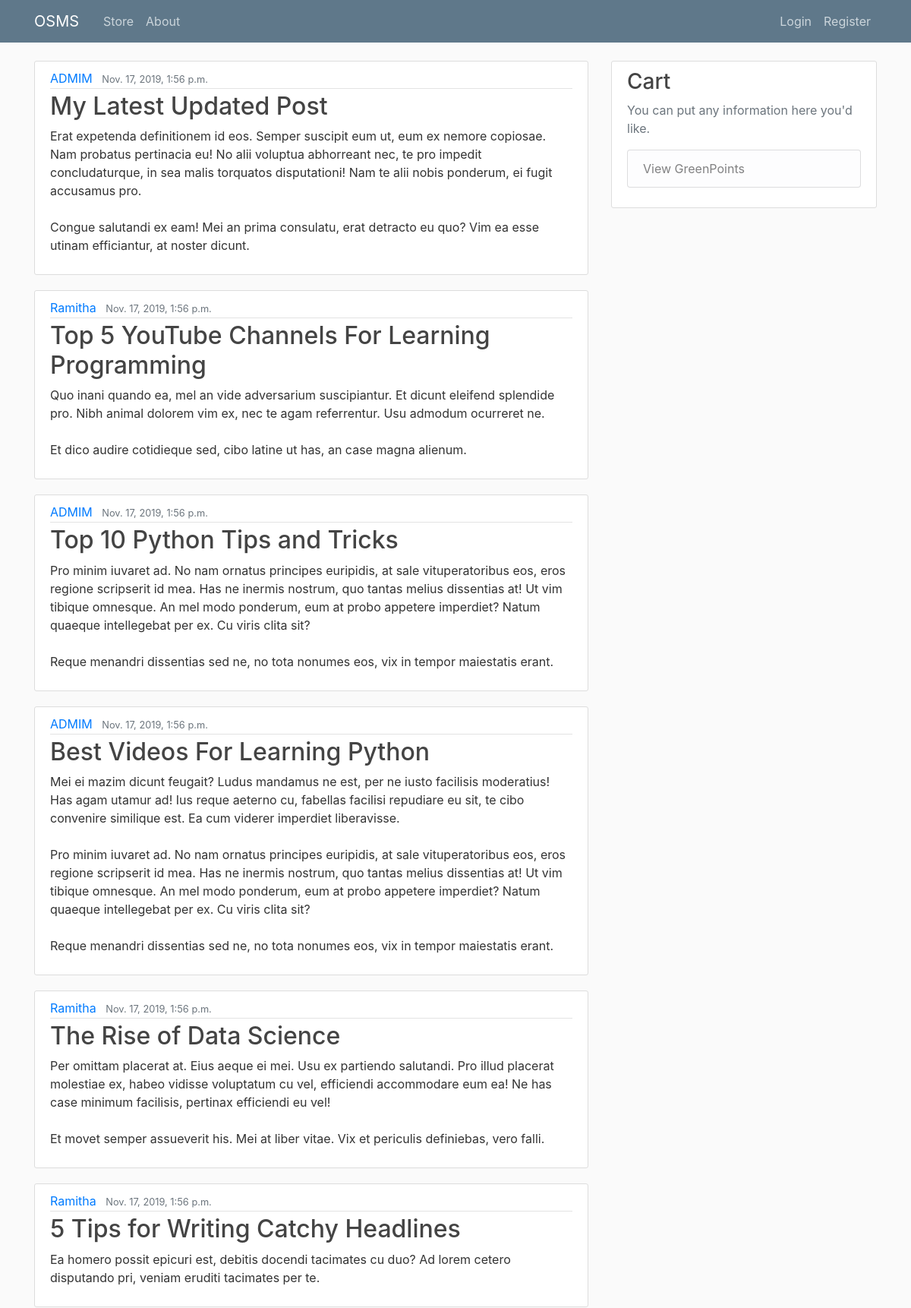
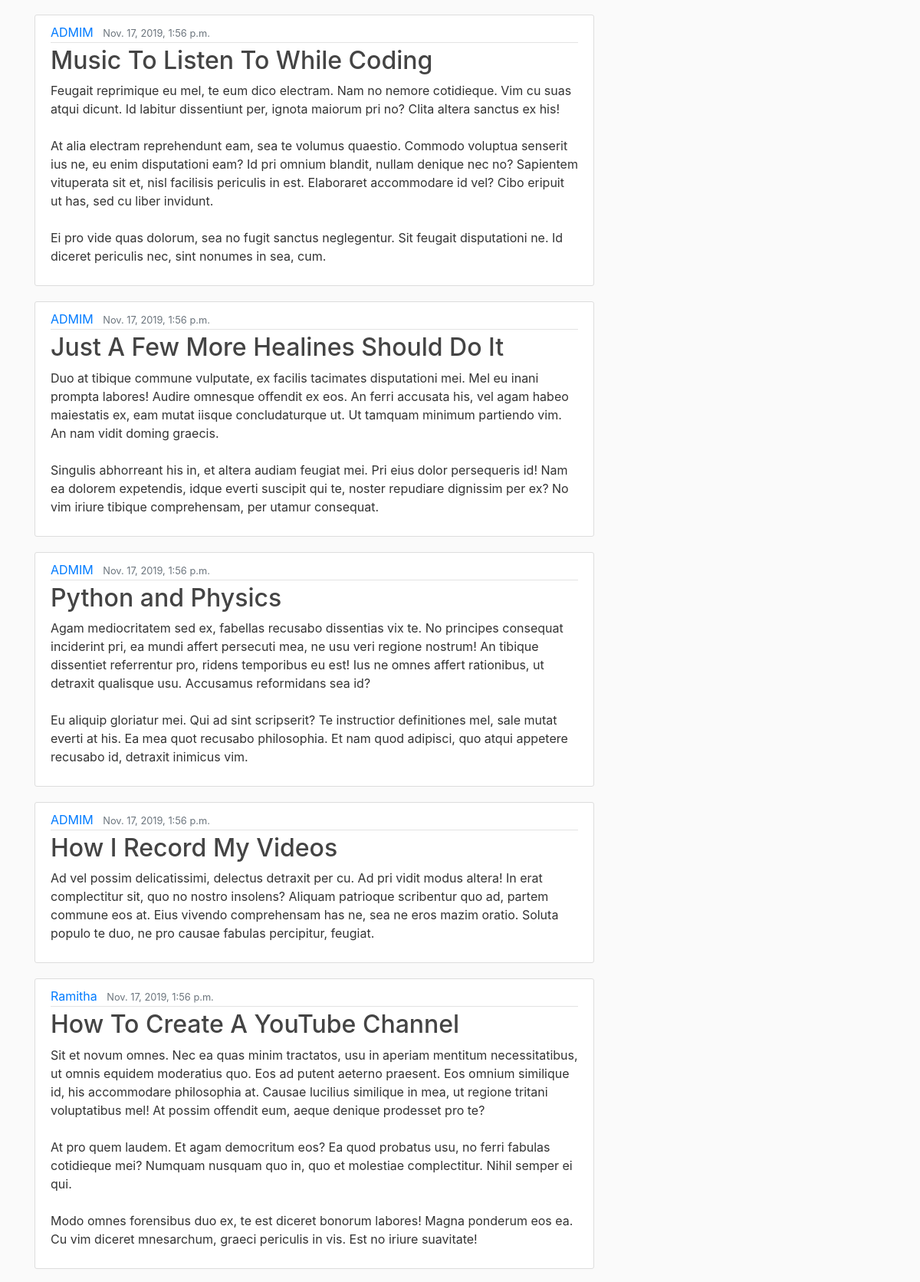
Screenshot of /blog/ (upper part) with the database file from the repository (2 pictures, top to bottom).
### blog/models.py (models this page shows, shortened)
class Post(models.Model):
    title=models.CharField(max_length=100)
    content =models.TextField()
    date_posted=models.DateTimeField(default=timezone.now)
    author=models.ForeignKey(User,on_delete=models.CASCADE)

### blog/views.py (the view)
# urls.py: path('', PostListView.as_view(), name='blog-home'),
class PostListView(ListView):
    model = Post
    template_name = 'blog/home.html'  # <app>/<model>_<viewtype>.html
    context_object_name = 'posts'
    ordering = ['-date_posted']

### blog/templates/blog/home.html
{%extends "blog/base.html"%}
{%block content%}
       {%for post in posts %}
            <article class="media content-section">
                    <div class="media-body">
                    <div class="article-metadata">
                        <a class="mr-2" href="#">{{ post.author }}</a>
                        <small class="text-muted">{{ post.date_posted }}</small>
                    </div>
                    <h2><a class="article-title" href="{% url 'post-detail' post.id %}">{{ post.title }}</a></h2>
                    <p class="article-content">{{ post.content }}</p>
                    </div>
                </article>
       {%endfor%}
{%endblock content%}

### blog/templates/blog/base.html (shortened to what this page needs)
{% load static %}
<!DOCTYPE html>
<html>
<head>
     <link rel="stylesheet" href="https://stackpath.bootstrapcdn.com/bootstrap/4.3.1/css/bootstrap.min.css">
     <link rel="stylesheet" type="text/css" href="{% static 'blog/main.css' %}">
</head>
<body>
<header class="site-header">
        <nav class="navbar navbar-expand-md navbar-dark bg-steel fixed-top">
          <div class="container">
            <a class="navbar-brand mr-4" href="/">OSMS</a>
            <div class="collapse navbar-collapse" id="navbarToggle">
              <div class="navbar-nav mr-auto">
                <a class="nav-item nav-link" href="{% url 'inventory-details' %}">Store</a>
                <a class="nav-item nav-link" href="{% url 'blog-about' %}">About</a>
              </div>
              <div class="navbar-nav">
                {% if user.is_authenticated %}
                <a class="nav-item nav-link" href="{% url 'logout' %}">Log out</a>
                <a class="nav-item nav-link" href="{% url 'profile' %}">profile</a>
                {%else%}
                <a class="nav-item nav-link" href="{% url 'login' %}">Login</a>
                <a class="nav-item nav-link" href="{% url 'register' %}">Register</a>
                {% endif %}
              </div>
            </div>
          </div>
        </nav>
      </header>
              <main role="main" class="container">
                    <div class="row">
                      <div class="col-md-8">
                        {% block content %}{% endblock %}
                      </div>
                      <div class="col-md-4">
                        <div class="content-section">
                          <h3>Cart</h3>
                          <p class='text-muted'>You can put any information here you'd like.
                            <ul class="list-group">
                              <li class="list-group-item list-group-item-light">View GreenPoints</li>
                            </ul>
                          </p>
                        </div>
                      </div>
                    </div>
                  </main>
</body>
</html>

### blog/static/blog/main.css (style rules this page uses)
body { background: #fafafa; color: #333333; margin-top: 5rem; }
h1, h2, h3, h4, h5, h6 { color: #444444; }
ul { margin: 0; }
.bg-steel { background-color: #5f788a; }
.site-header .navbar-nav .nav-link { color: #cbd5db; }
.content-section { background: #ffffff; padding: 10px 20px; border: 1px solid #dddddd; border-radius: 3px; margin-bottom: 20px; }
.article-title { color: #444444; }
.article-content { white-space: pre-line; }
.article-metadata { padding-bottom: 1px; margin-bottom: 4px; border-bottom: 1px solid #e3e3e3 }

### rows the page displays
Post: author "ADMIM", date_posted "Nov. 17, 2019, 1:56 p.m.", title "My Latest Updated Post", content "Erat expetenda definitionem id eos. Semper suscipit eum ut, eum ex nemore copiosae. Nam probatus pertinacia eu! No alii voluptua abhorreant nec, te pro impedit concludaturque, in sea malis torquatos disputationi! Nam te alii nobis ponderum, ei fugit accusamus pro. Congue salutandi ex eam! Mei an prima consulatu, erat detracto eu quo? Vim ea esse utinam efficiantur, at noster dicunt."
Post: author "Ramitha", date_posted "Nov. 17, 2019, 1:56 p.m.", title "Top 5 YouTube Channels For Learning Programming", content "Quo inani quando ea, mel an vide adversarium suscipiantur. Et dicunt eleifend splendide pro. Nibh animal dolorem vim ex, nec te agam referrentur. Usu admodum ocurreret ne. Et dico audire cotidieque sed, cibo latine ut has, an case magna alienum."
Post: author "ADMIM", date_posted "Nov. 17, 2019, 1:56 p.m.", title "Top 10 Python Tips and Tricks", content "Pro minim iuvaret ad. No nam ornatus principes euripidis, at sale vituperatoribus eos, eros regione scripserit id mea. Has ne inermis nostrum, quo tantas melius dissentias at! Ut vim tibique omnesque. An mel modo ponderum, eum at probo appetere imperdiet? Natum quaeque intellegebat per ex. Cu viris clita sit? Reque menandri dissentias sed ne, no tota nonumes eos, vix in tempor maiestatis erant."
Post: author "ADMIM", date_posted "Nov. 17, 2019, 1:56 p.m.", title "Best Videos For Learning Python", content "Mei ei mazim dicunt feugait? Ludus mandamus ne est, per ne iusto facilisis moderatius! Has agam utamur ad! Ius reque aeterno cu, fabellas facilisi repudiare eu sit, te cibo convenire similique est. Ea cum viderer imperdiet liberavisse. Pro minim iuvaret ad. No nam ornatus principes euripidis, at sale vituperatoribus eos, eros regione scripserit id mea. Has ne inermis nostrum, quo tantas melius dissentias at! Ut vim tibique omnesque. An mel modo ponderum, eum at probo appetere imperdiet? Natum quaeque intellegebat per ex. Cu viris clita sit? Reque menandri dissentias sed ne, no tota nonumes eos, vix in tempor maiestatis erant."
Post: author "Ramitha", date_posted "Nov. 17, 2019, 1:56 p.m.", title "The Rise of Data Science", content "Per omittam placerat at. Eius aeque ei mei. Usu ex partiendo salutandi. Pro illud placerat molestiae ex, habeo vidisse voluptatum cu vel, efficiendi accommodare eum ea! Ne has case minimum facilisis, pertinax efficiendi eu vel! Et movet semper assueverit his. Mei at liber vitae. Vix et periculis definiebas, vero falli."
Post: author "Ramitha", date_posted "Nov. 17, 2019, 1:56 p.m.", title "5 Tips for Writing Catchy Headlines", content "Ea homero possit epicuri est, debitis docendi tacimates cu duo? Ad lorem cetero disputando pri, veniam eruditi tacimates per te."
Post: author "ADMIM", date_posted "Nov. 17, 2019, 1:56 p.m.", title "Music To Listen To While Coding", content "Feugait reprimique eu mel, te eum dico electram. Nam no nemore cotidieque. Vim cu suas atqui dicunt. Id labitur dissentiunt per, ignota maiorum pri no? Clita altera sanctus ex his! At alia electram reprehendunt eam, sea te volumus quaestio. Commodo voluptua senserit ius ne, eu enim disputationi eam? Id pri omnium blandit, nullam denique nec no? Sapientem vituperata sit et, nisl facilisis periculis in est. Elaboraret accommodare id vel? Cibo eripuit ut has, sed cu liber invidunt. Ei pro vide quas dolorum, sea no fugit sanctus neglegentur. Sit feugait disputationi ne. Id diceret periculis nec, sint nonumes in sea, cum."
Post: author "ADMIM", date_posted "Nov. 17, 2019, 1:56 p.m.", title "Just A Few More Healines Should Do It", content "Duo at tibique commune vulputate, ex facilis tacimates disputationi mei. Mel eu inani prompta labores! Audire omnesque offendit ex eos. An ferri accusata his, vel agam habeo maiestatis ex, eam mutat iisque concludaturque ut. Ut tamquam minimum partiendo vim. An nam vidit doming graecis. Singulis abhorreant his in, et altera audiam feugiat mei. Pri eius dolor persequeris id! Nam ea dolorem expetendis, idque everti suscipit qui te, noster repudiare dignissim per ex? No vim iriure tibique comprehensam, per utamur consequat."
Post: author "ADMIM", date_posted "Nov. 17, 2019, 1:56 p.m.", title "Python and Physics", content "Agam mediocritatem sed ex, fabellas recusabo dissentias vix te. No principes consequat inciderint pri, ea mundi affert persecuti mea, ne usu veri regione nostrum! An tibique dissentiet referrentur pro, ridens temporibus eu est! Ius ne omnes affert rationibus, ut detraxit qualisque usu. Accusamus reformidans sea id? Eu aliquip gloriatur mei. Qui ad sint scripserit? Te instructior definitiones mel, sale mutat everti at his. Ea mea quot recusabo philosophia. Et nam quod adipisci, quo atqui appetere recusabo id, detraxit inimicus vim."
Post: author "ADMIM", date_posted "Nov. 17, 2019, 1:56 p.m.", title "How I Record My Videos", content "Ad vel possim delicatissimi, delectus detraxit per cu. Ad pri vidit modus altera! In erat complectitur sit, quo no nostro insolens? Aliquam patrioque scribentur quo ad, partem commune eos at. Eius vivendo comprehensam has ne, sea ne eros mazim oratio. Soluta populo te duo, ne pro causae fabulas percipitur, feugiat."
Post: author "Ramitha", date_posted "Nov. 17, 2019, 1:56 p.m.", title "How To Create A YouTube Channel", content "Sit et novum omnes. Nec ea quas minim tractatos, usu in aperiam mentitum necessitatibus, ut omnis equidem moderatius quo. Eos ad putent aeterno praesent. Eos omnium similique id, his accommodare philosophia at. Causae lucilius similique in mea, ut regione tritani voluptatibus mel! At possim offendit eum, aeque denique prodesset pro te? At pro quem laudem. Et agam democritum eos? Ea quod probatus usu, no ferri fabulas cotidieque mei? Numquam nusquam quo in, quo et molestiae complectitur. Nihil semper ei qui. Modo omnes forensibus duo ex, te est diceret bonorum labores! Magna ponderum eos ea. Cu vim diceret mnesarchum, graeci periculis in vis. Est no iriure suavitate!"
